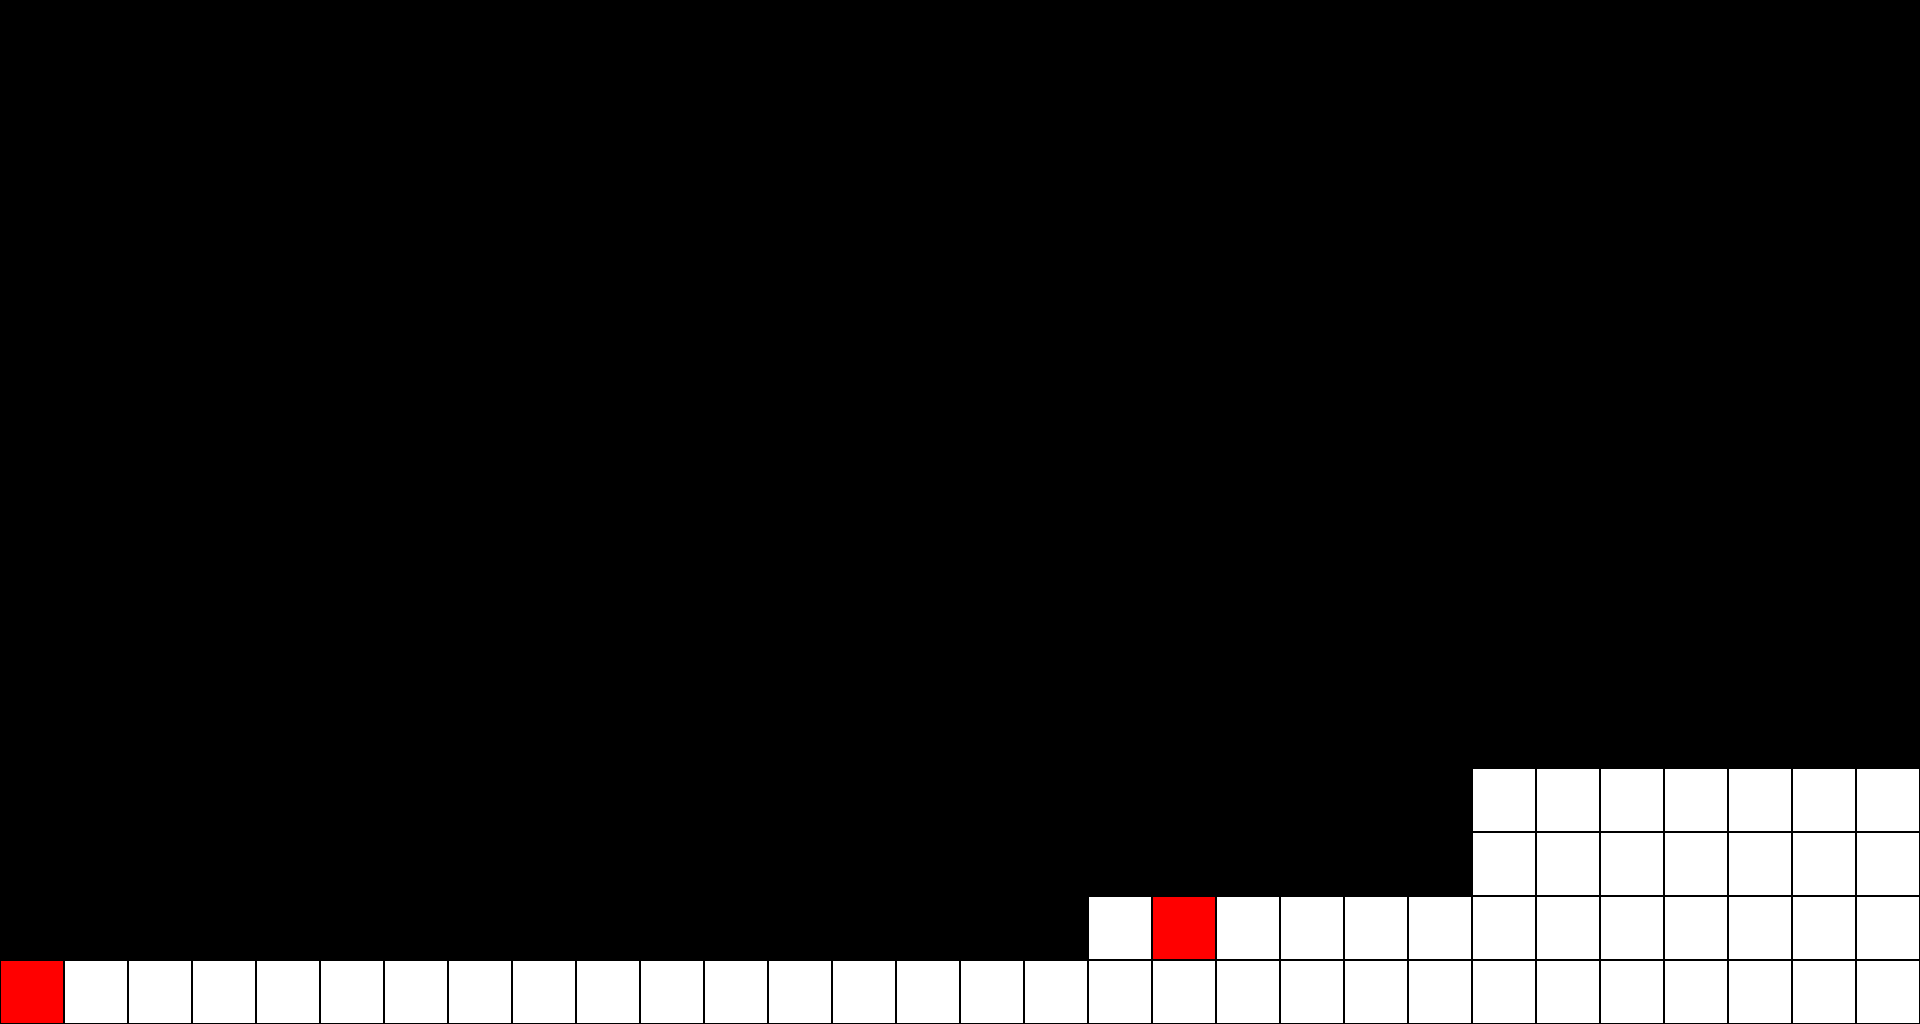

Tiled map render using the project's own tile images. Description and the whole map definition, tile-layer contents included, below:
An orthogonal 30x16 tile map with 64x64 px tiles, 1 tile layer (Map).

<map version="1.10" tiledversion="1.10.2" orientation="orthogonal" renderorder="right-down" width="30" height="16" tilewidth="64" tileheight="64" infinite="0" nextlayerid="4" nextobjectid="1">
 <tileset firstgid="1" name="blocks" tilewidth="64" tileheight="64" tilecount="3" columns="0">
  <grid orientation="orthogonal" width="1" height="1" />
  <tile id="0" type="source">
   <image width="64" height="64" source="../sprites/map/dark_matter_source.png" />
  </tile>
  <tile id="1" type="darkmatter">
   <image width="64" height="64" source="../sprites/map/dark_matter.png" />
  </tile>
  <tile id="2" type="solid">
   <image width="64" height="64" source="../sprites/map/solid_block.png" />
  </tile>
 </tileset>
 <layer id="3" name="Map" width="30" height="16">
  <data encoding="csv">
0,0,0,0,0,0,0,0,0,0,0,0,0,0,0,0,0,0,0,0,0,0,0,0,0,0,0,0,0,0,
0,0,0,0,0,0,0,0,0,0,0,0,0,0,0,0,0,0,0,0,0,0,0,0,0,0,0,0,0,0,
0,0,0,0,0,0,0,0,0,0,0,0,0,0,0,0,0,0,0,0,0,0,0,0,0,0,0,0,0,0,
0,0,0,0,0,0,0,0,0,0,0,0,0,0,0,0,0,0,0,0,0,0,0,0,0,0,0,0,0,0,
0,0,0,0,0,0,0,0,0,0,0,0,0,0,0,0,0,0,0,0,0,0,0,0,0,0,0,0,0,0,
0,0,0,0,0,0,0,0,0,0,0,0,0,0,0,0,0,0,0,0,0,0,0,0,0,0,0,0,0,0,
0,0,0,0,0,0,0,0,0,0,0,0,0,0,0,0,0,0,0,0,0,0,0,0,0,0,0,0,0,0,
0,0,0,0,0,0,0,0,0,0,0,0,0,0,0,0,0,0,0,0,0,0,0,0,0,0,0,0,0,0,
0,0,0,0,0,0,0,0,0,0,0,0,0,0,0,0,0,0,0,0,0,0,0,0,0,0,0,0,0,0,
0,0,0,0,0,0,0,0,0,0,0,0,0,0,0,0,0,0,0,0,0,0,0,0,0,0,0,0,0,0,
0,0,0,0,0,0,0,0,0,0,0,0,0,0,0,0,0,0,0,0,0,0,0,0,0,0,0,0,0,0,
0,0,0,0,0,0,0,0,0,0,0,0,0,0,0,0,0,0,0,0,0,0,0,0,0,0,0,0,0,0,
0,0,0,0,0,0,0,0,0,0,0,0,0,0,0,0,0,0,0,0,0,0,0,3,3,3,3,3,3,3,
0,0,0,0,0,0,0,0,0,0,0,0,0,0,0,0,0,0,0,0,0,0,0,3,3,3,3,3,3,3,
0,0,0,0,0,0,0,0,0,0,0,0,0,0,0,0,0,3,1,3,3,3,3,3,3,3,3,3,3,3,
1,3,3,3,3,3,3,3,3,3,3,3,3,3,3,3,3,3,3,3,3,3,3,3,3,3,3,3,3,3
</data>
 </layer>
</map>
